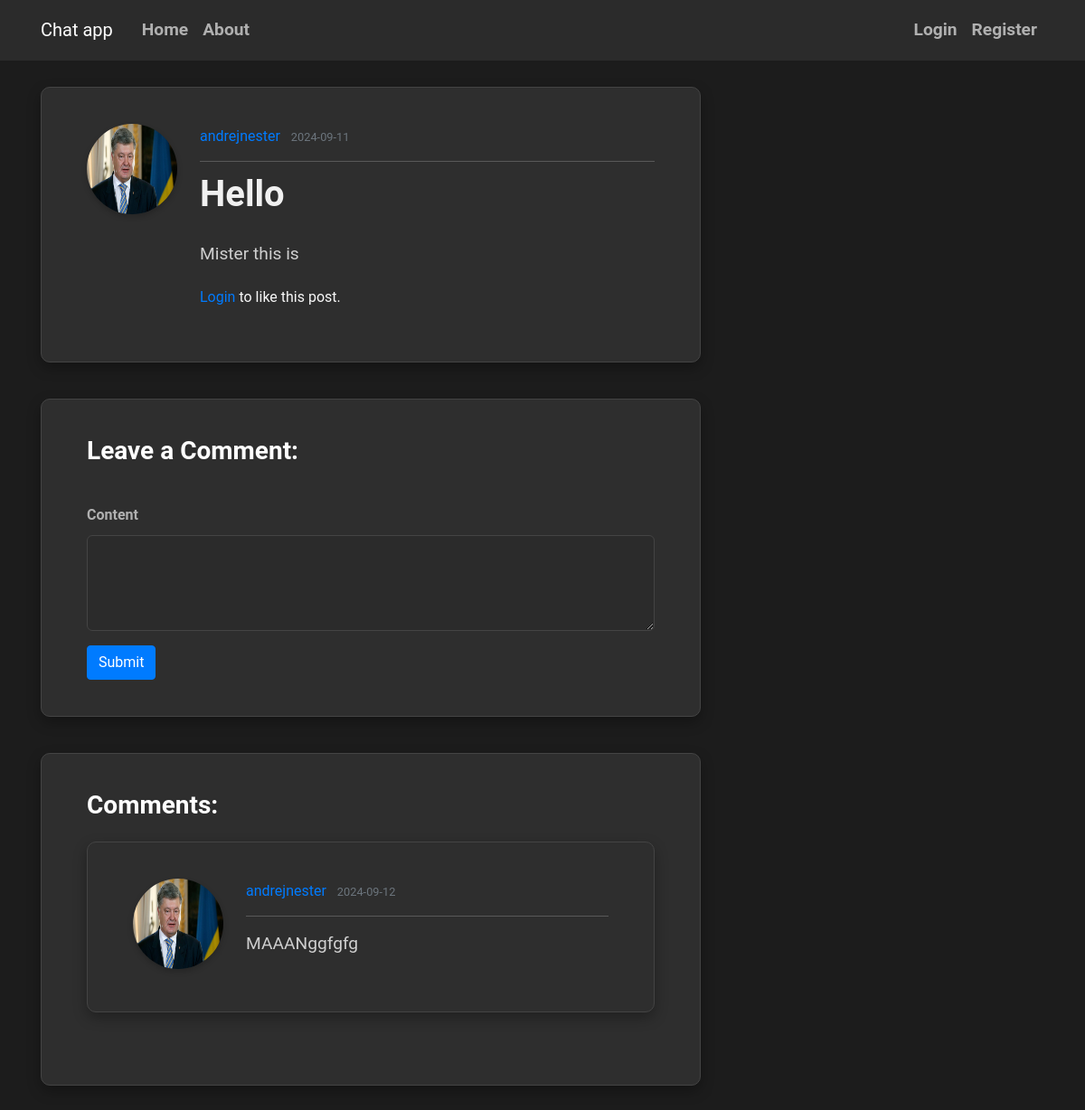
/post/1, run on an earlier commit of the app's database.
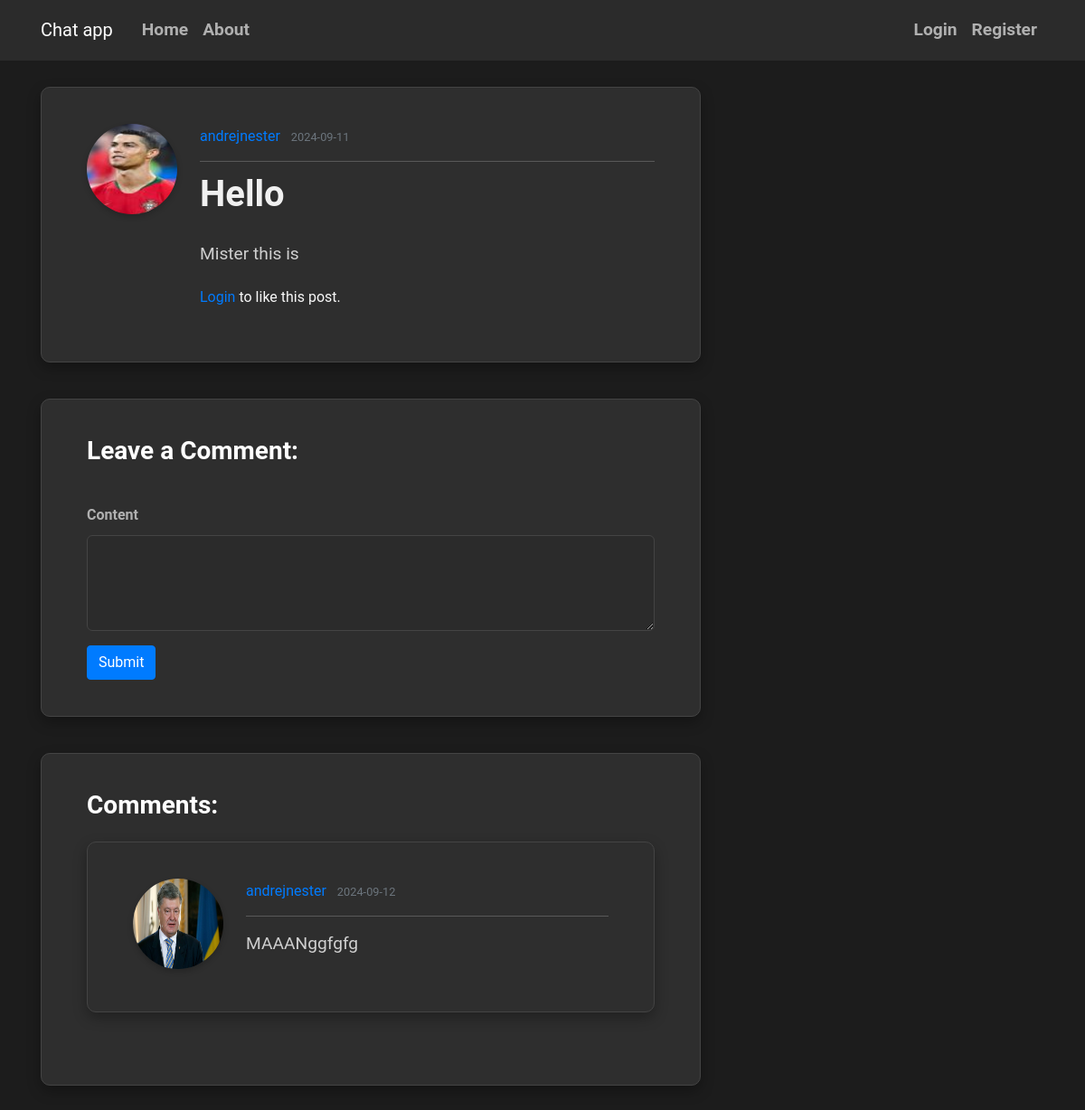
And on a later commit of the database.
### flaskblog/models.py (models this page shows, shortened)
class User(db.Model, UserMixin):
    id = db.Column(db.Integer, primary_key=True)
    username = db.Column(db.String(20), unique=True, nullable=False)
    email = db.Column(db.String(120), unique=True, nullable=False)
    image_file = db.Column(db.String(20), nullable=False, default='default.jpg')
    password = db.Column(db.String(60), nullable=False)
    posts = db.relationship('Post', backref='author', lazy=True)
    followed = db.relationship('Follow', foreign_keys='Follow.follower_id',
                               back_populates='follower', lazy='dynamic',
                               cascade='all, delete-orphan')
    followers = db.relationship('Follow', foreign_keys='Follow.followed_id',
                                back_populates='followed', lazy='dynamic',
                                cascade='all, delete-orphan')
    sent_messages = db.relationship('Message', foreign_keys='Message.sender_id',
                                    back_populates='sender', lazy=True)
    received_messages = db.relationship('Message', foreign_keys='Message.recipient_id',
                                        back_populates='recipient', lazy=True)

### flaskblog/routes.py (the view, shortened to what this page needs)
@app.route("/post/<int:post_id>",methods=['GET','POST'])
def post(post_id):
    form=CommentForm()
    post=Post.query.get_or_404(post_id)
    comments = post.comments.order_by(Comment.timestamp.asc()).all()
    return render_template('post.html',post=post,comments=comments,form=form)

### flaskblog/forms.py
class CommentForm(FlaskForm):
    content=TextAreaField('Content',validators=[DataRequired()])
    submit=SubmitField('Send')

### flaskblog/templates/post.html (shortened to what this page needs)
{% extends "base.html" %}
{% block content %}
    <article class="media content-section">
        <img class="rounded-circle article-img" src="{{url_for('static', filename='pictures/' + post.author.image_file)}}" alt="">
        <div class="media-body">
            <div class="article-metadata">
                <a class="mr-2" href="{{ url_for('user_info',username=post.author.username) }}">{{ post.author.username }}</a>
                <small class="text-muted">{{ post.date_posted.strftime('%Y-%m-%d') }}</small>
            </div>
            <h2><a class="article-title" href="{{ url_for('post', post_id=post.id) }}">{{ post.title }}</a></h2>
            <p class="article-content">{{ post.content }}</p>
            <div class="likes-container">
                {% if current_user.is_authenticated %}
                    {% if post.is_liking(current_user) %}
                        <a class="like-icon" href="{{ url_for('unlike_post', post_id=post.id) }}">&#10084;Unlike</a>
                        <a href="{{ url_for('post_likes',post_id=post.id) }}" class="likes-count">{{ post.post_likes.count() }}</a>
                    {% else %}
                        <a class="like-icon" href="{{ url_for('like_post', post_id=post.id) }}">&#10084;Like</a>
                        <a href="{{ url_for('post_likes',post_id=post.id) }}" class="likes-count">{{ post.post_likes.count() }}</a>
                    {% endif %}
                {% else %}
                    <p><a href="{{ url_for('login') }}">Login</a> to like this post.</p>
                {% endif %}
            </div>
        </div>
    </article>
    <section class="content-section">
        <h3>Leave a Comment:</h3>
        <form method="POST" action="">
            <div class="form-group">
                {{ form.content.label(class="form-control-label") }}
                {{ form.content(class="form-control", rows="3") }}
            </div>
            <button type="submit" class="btn btn-primary">Submit</button>
        </form>
    </section>
    <section class="content-section">
        <h3>Comments:</h3>
        {% for comment in comments %}
            <article class="media content-section">
                <img class="rounded-circle article-img" src="{{ url_for('static', filename='pictures/default.jpg') }}" alt="">
                <div class="media-body">
                    <div class="article-metadata">
                        <a class="mr-2" href="{{ url_for('user_info',username=comment.author.username) }}">{{ comment.author.username }}</a>
                        <small class="text-muted">{{ comment.timestamp.strftime('%Y-%m-%d') }}</small>
                    </div>
                    <p class="article-content">{{ comment.content }}</p>
                </div>
        {% else %}
            <p>No comments yet. Be the first to comment!</p>
        {% endfor %}
    </section>
{% endblock %}

What changed in the data, as far as the page shows it:
changed User "andrejnester": image_file: picture added in place of a placeholder
